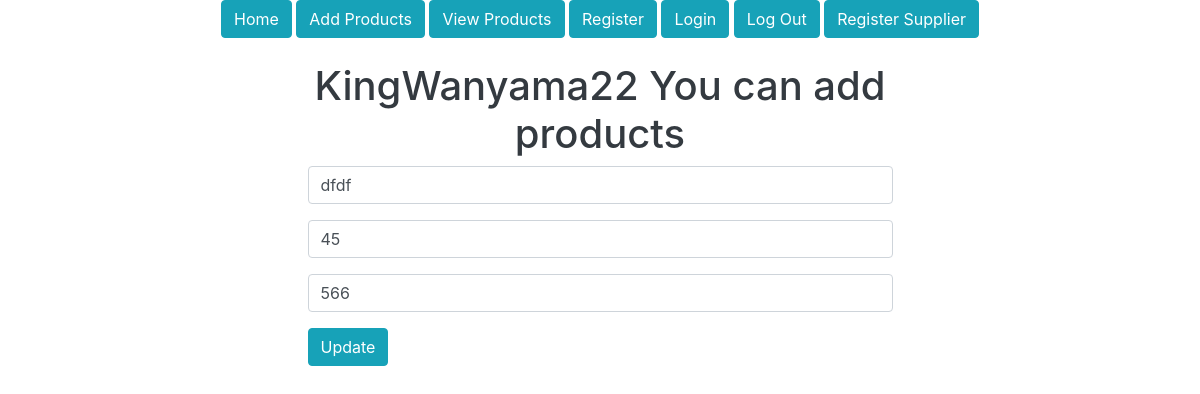
Screenshot of /update-product/4 (signed in) with the database file from the repository.
### midMorningDjangoRegistration1/models.py (models this page shows)
class Product (models.Model) :
    prod_name = models. CharField(max_length =30, blank = False, null = False)
    prod_quantity = models. CharField(max_length=30, blank=False, null=False)
    prod_price = models. CharField(max_length=30, blank=False, null=False)

### midMorningDjangoRegistration1/views.py (the view, shortened to what this page needs)
# urls.py: path('update-product/<id>', general_views.update_product, name='update-product'),
@login_required
def update_product(request,id):
    product = Product.objects.get(id=id)
    return render(request, 'updateproduct.html', {'product': product})

### templates/updateproduct.html (shortened to what this page needs)
{% extends 'base.html' %}
{% load static %}
{% load crispy_forms_filters %}
{% load crispy_forms_tags %}
{% block content %}
    <section class="form-section">
        <div class="form-section-container">
            <div class="row">
                <div class="col-3"></div>
                <div class="col-6">
                    <h1 class="text-dark text-center"> {{ user.username }} You can add products</h1>
                    <form action="" method="post">
                        <div class="form-group">
                            <input value="{{ product.prod_name }}" class="form-control" name="jina" type="text" placeholder="Enter name" required>
                        </div>
                        <div class="form-group">
                            <input  value="{{ product.prod_quantity }}"class="form-control" name="kiasi" type="text" placeholder="Enter quantity" required>
                        </div>
                        <div class="form-group">
                            <input value="{{ product.prod_price }}"class="form-control" name="bei" type="text" placeholder="Enter price" required>
                        </div>
                        <div class="form-group">
                            <input class="btn btn-info" type="submit" value="Update">
                        </div>
                    </form>
                </div>
                <div class="col-3"></div>
            </div>
        </div>
    </section>
{% endblock %}

### rows the page displays
Product: jina "dfdf", kiasi "45", bei "566"

### other values shown
{{ user.username }} "KingWanyama22"
